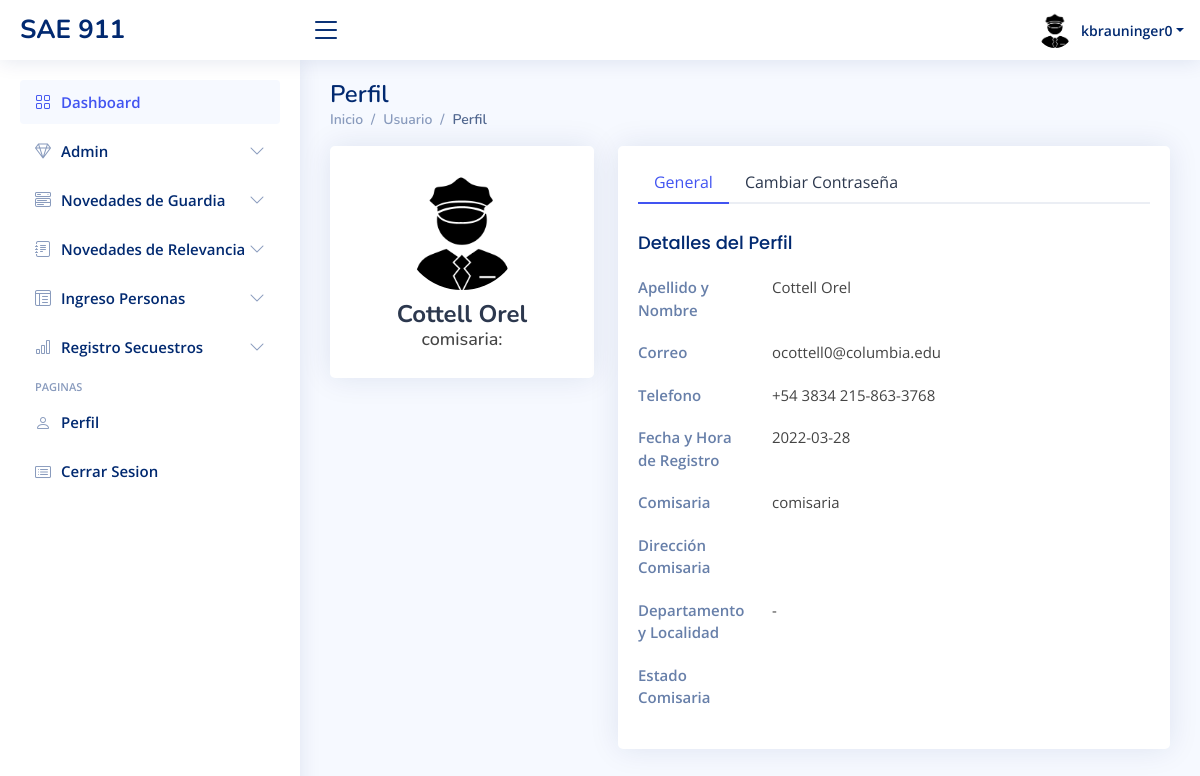
Page /usuarios-perfil.php (signed in) on the committed database.
### tables this page shows
CREATE TABLE `personas` (
  `idPersona` int NOT NULL,
  `nombre` varchar(50) DEFAULT NULL,
  `apellido` varchar(50) DEFAULT NULL,
  `correo` varchar(50) DEFAULT NULL,
  `telefono` varchar(50) DEFAULT NULL,
  `sexo` varchar(50) DEFAULT NULL,
  `dni` varchar(20) DEFAULT NULL,
  `fechaRegistro` date DEFAULT NULL,
  `habilitado` int DEFAULT NULL,
  `borrado` int DEFAULT NULL
);

### usuarios-perfil.php (the view, shortened to what this page needs)
<?php
  include('conexion.php');
  $idPersona = $_SESSION['id'];
  $consultaPersonas = "SELECT * FROM personas WHERE idPersona= '$idPersona'";
  $resultado1 = mysqli_query($conexion, $consultaPersonas);
  if ($row1 = $resultado1->fetch_assoc()) {
      $nombrePersona = $row1['nombre'];
      $apellidoPersona=$row1['apellido'];
      $correoPersona=$row1['correo'];
      $telefonoPersona=$row1['telefono'];
      $fechaRegistroPersona=$row1['fechaRegistro'];
  }
 ?>
<!DOCTYPE html>
<html lang="en">
<head>
  <link href="assets/vendor/bootstrap/css/bootstrap.min.css" rel="stylesheet">
  <link href="assets/vendor/bootstrap-icons/bootstrap-icons.css" rel="stylesheet">
  <link href="assets/vendor/boxicons/css/boxicons.min.css" rel="stylesheet">
  <link href="assets/vendor/quill/quill.snow.css" rel="stylesheet">
  <link href="assets/vendor/quill/quill.bubble.css" rel="stylesheet">
  <link href="assets/vendor/remixicon/remixicon.css" rel="stylesheet">
  <link href="assets/vendor/simple-datatables/style.css" rel="stylesheet">
  <link href="assets/css/style.css" rel="stylesheet">
</head>
<body>
  <?php include("./template/dashboard.php")?>
  <?php  if($_SESSION['rol'] == 1){
      include ("./template/admin.php");
    }else{
      include ("./template/usuario.php");
    }
  ?>
  <main id="main" class="main">
    <div class="pagetitle">
      <h1>Perfil</h1>
      <nav>
        <ol class="breadcrumb">
          <li class="breadcrumb-item"><a href="inicio-dashboard.php">Inicio</a></li>
          <li class="breadcrumb-item">Usuario</li>
          <li class="breadcrumb-item active">Perfil</li>
        </ol>
      </nav>
    </div>
    <section class="section profile">
      <div class="row">
        <div class="col-xl-4">
          <div class="card">
            <div class="card-body profile-card pt-4 d-flex flex-column align-items-center">
              <img src="assets/img/siluetaPolicia.jpg" alt="Profile" class="rounded-circle">
                    <h2><?php echo $apellidoPersona." ".$nombrePersona;?></h2>
                    <h3><?php echo "comisaria: $nombreComisaria"?></h3>
            </div>
          </div>
        </div>
        <div class="col-xl-8">
          <div class="card">
            <div class="card-body pt-3">
              <ul class="nav nav-tabs nav-tabs-bordered">
                <li class="nav-item">
                  <button class="nav-link active" data-bs-toggle="tab" data-bs-target="#profile-overview">General</button>
                </li>
                <li class="nav-item">
                  <button class="nav-link" data-bs-toggle="tab" data-bs-target="#profile-change-password">Cambiar Contraseña</button>
                </li>
              </ul>
              <div class="tab-content pt-2">
                <div class="tab-pane fade show active profile-overview" id="profile-overview">
                  <h5 class="card-title">Detalles del Perfil</h5>
                  <div class="row">
                    <div class="col-lg-3 col-md-4 label ">Apellido y Nombre</div>
                    <div class="col-lg-9 col-md-8"><?php echo $apellidoPersona." ".$nombrePersona;?></div>
                  </div>
                  <div class="row">
                    <div class="col-lg-3 col-md-4 label">Correo</div>
                    <div class="col-lg-9 col-md-8"><?php echo $correoPersona ?></div>
                  </div>
                  <div class="row">
                    <div class="col-lg-3 col-md-4 label">Telefono</div>
                    <div class="col-lg-9 col-md-8"><?php echo "+54 3834 $telefonoPersona" ?></div>
                  </div>
                  <div class="row">
                    <div class="col-lg-3 col-md-4 label">Fecha y Hora de Registro</div>
                    <div class="col-lg-9 col-md-8"><?php echo $fechaRegistroPersona?></div>
                  </div>
                  <div class="row">
                    <div class="col-lg-3 col-md-4 label">Comisaria</div>
                    <div class="col-lg-9 col-md-8"><?php echo "comisaria $nombreComisaria" ?></div>
                  </div>
                  <div class="row">
                    <div class="col-lg-3 col-md-4 label">Dirección Comisaria</div>
                    <div class="col-lg-9 col-md-8"><?php echo $direccionComisaria ?></div>
                  </div>
                  <div class="row">
                    <div class="col-lg-3 col-md-4 label">Departamento y Localidad</div>
                    <div class="col-lg-9 col-md-8"><?php echo $departamentoComisaria." - ".$localidadComisaria ?></div>
                  </div>
                  <div class="row">
                    <div class="col-lg-3 col-md-4 label">Estado Comisaria</div>
                    <div class="col-lg-9 col-md-8"><?php echo $estadoComisaria ?></div>
                  </div>
                </div>
              </div>
            </div>
          </div>
        </div>
      </div>
    </section>
  </main>
</body>
</html>

### assets/css/style.css (style rules this page uses)
:root { scroll-behavior: smooth; }
body { font-family: "Open Sans", sans-serif; background: #f6f9ff; color: #444444; }
a { color: #4154f1; text-decoration: none; }
h1, h2, h3, h4, h5, h6 { font-family: "Nunito", sans-serif; }
#main { margin-top: 60px; padding: 20px 30px; transition: all 0.3s; }
.pagetitle { margin-bottom: 10px; }
.pagetitle h1 { font-size: 24px; margin-bottom: 0; font-weight: 600; color: #012970; }
.card { margin-bottom: 30px; border: none; border-radius: 5px; box-shadow: 0px 0 30px rgba(1, 41, 112, 0.1); }
.card-title { padding: 20px 0 15px 0; font-size: 18px; font-weight: 500; color: #012970; font-family: "Poppins", sans-serif; }
.card-body { padding: 0 20px 20px 20px; }
.breadcrumb { font-size: 14px; font-family: "Nunito", sans-serif; color: #899bbd; font-weight: 600; }
.breadcrumb a { color: #899bbd; transition: 0.3s; }
.breadcrumb .breadcrumb-item::before { color: #899bbd; }
.breadcrumb .active { color: #51678f; font-weight: 600; }
.nav-tabs-bordered { border-bottom: 2px solid #ebeef4; }
.nav-tabs-bordered .nav-link { margin-bottom: -2px; border: none; color: #2c384e; }
.nav-tabs-bordered .nav-link.active { background-color: #fff; color: #4154f1; border-bottom: 2px solid #4154f1; }
@media (min-width: 1200px) { #main, #footer { margin-left: 300px; } }
.profile .profile-card img { max-width: 120px; }
.profile .profile-card h2 { font-size: 24px; font-weight: 700; color: #2c384e; margin: 10px 0 0 0; }
.profile .profile-card h3 { font-size: 18px; }
.profile .profile-overview .row { margin-bottom: 20px; font-size: 15px; }
.profile .profile-overview .card-title { color: #012970; }
.profile .profile-overview .label { font-weight: 600; color: rgba(1, 41, 112, 0.6); }

### rows in the picture
personas: apellido "Cottell", nombre "Orel", correo "ocottell0@columbia.edu", telefono "215-863-3768", fechaRegistro "2022-03-28"

### other values in the picture
$_SESSION['usuario'] "kbrauninger0"
